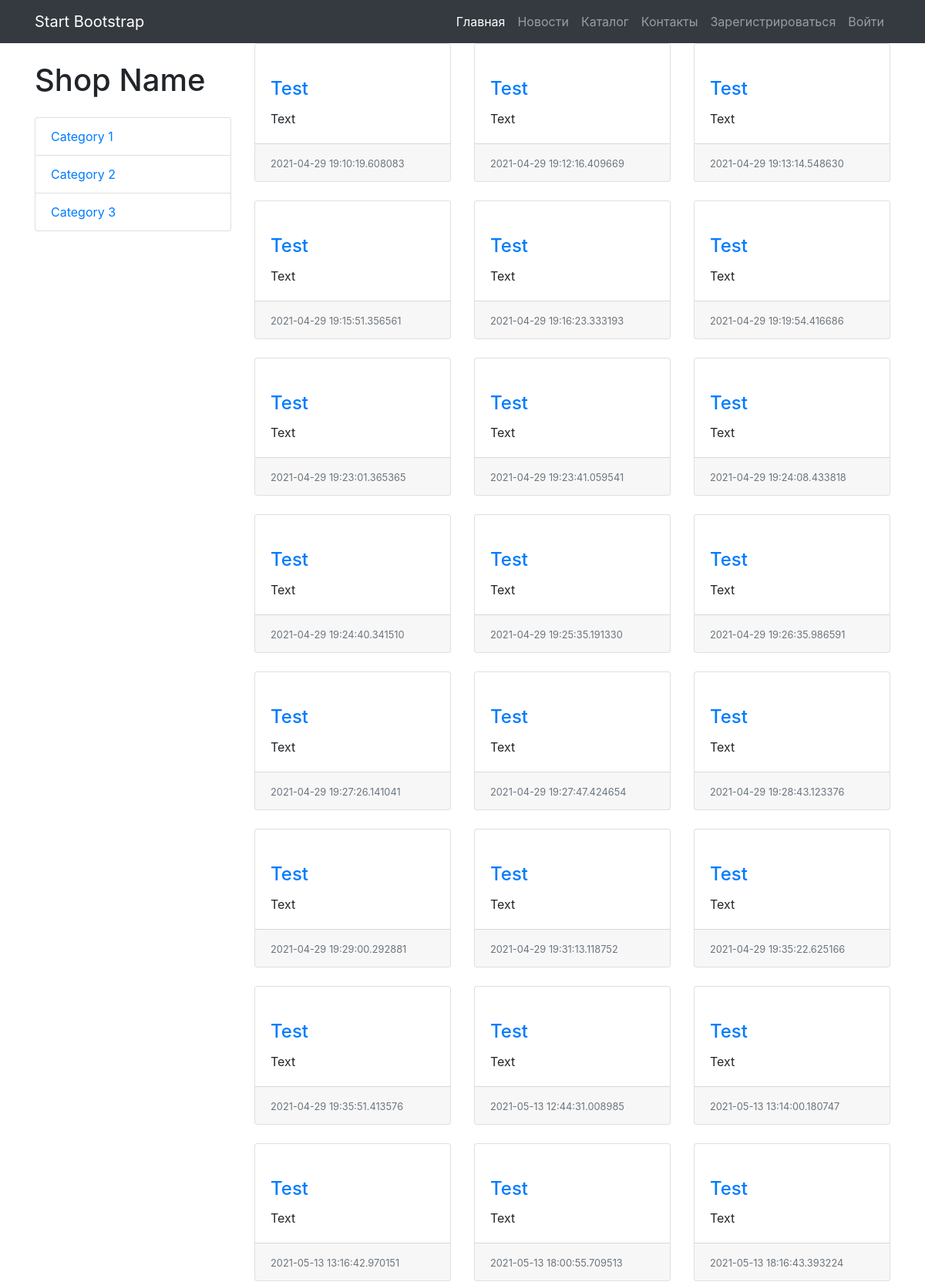
Page /news (upper part) on the committed database.
### data/news.py (models this page shows, shortened)
class News(SqlAlchemyBase, SerializerMixin):
    __tablename__ = 'news'
    id = sqlalchemy.Column(sqlalchemy.Integer,
                           primary_key=True, autoincrement=True)
    title = sqlalchemy.Column(sqlalchemy.String, nullable=True)
    content = sqlalchemy.Column(sqlalchemy.String, nullable=True)
    image = sqlalchemy.Column(sqlalchemy.String, nullable=True)
    created_date = sqlalchemy.Column(sqlalchemy.DateTime,
                                     default=datetime.datetime.now)
    likes = sqlalchemy.Column(sqlalchemy.Integer)
    is_private = sqlalchemy.Column(sqlalchemy.Boolean, default=True)
    user_id = sqlalchemy.Column(sqlalchemy.Integer,
                                sqlalchemy.ForeignKey("users.id"))
    news_img = sqlalchemy.Column(sqlalchemy.String, nullable=True)
    user = orm.relation('User')

### main.py (the view)
@app.route("/news")
def news():
    db_sess = db_session.create_session()
    data = db_sess.query(News)
    return render_template("news.html", news=data, title="Новости")

### data/db_session.py (called while the page is built)
def create_session() -> Session:
    global __factory
    return __factory()

### templates/news.html
{% extends "base.html" %}
{% block content %}
<div class="row">
      <div class="col-lg-3">
        <h1 class="my-4">Shop Name</h1>
        <div class="list-group">
          <a href="#" class="list-group-item">Category 1</a>
          <a href="#" class="list-group-item">Category 2</a>
          <a href="#" class="list-group-item">Category 3</a>
        </div>
      </div>
      <div class="col-lg-9">
          <div class="row">
              {% for item in news %}
          <div class="col-lg-4 col-md-6 mb-4">
            <div class="card h-100">
              <a href="./news/{{item.id}}"><img class="card-img-top" src="{{item.image}}" alt=""></a>
              <div class="card-body">
                <h4 class="card-title">
                  <a href="./news/{{item.id}}">{{item.title}}</a>
                </h4>
                <p class="card-text">{{item.content}}</p>
              </div>
              <div class="card-footer">
                <small class="text-muted">{{item.created_date}}</small>
              </div>
            </div>
          </div>
              {%endfor%}
          </div>
      </div>
</div>
{% endblock %}

### static/css/shop-homepage.css (style rules this page uses)
body { padding-top: 56px; }

### rows in the picture
News: title "Test", content "Text", created_date "2021-04-29 19:10:19.608083"
News: title "Test", content "Text", created_date "2021-04-29 19:12:16.409669"
News: title "Test", content "Text", created_date "2021-04-29 19:13:14.548630"
News: title "Test", content "Text", created_date "2021-04-29 19:15:51.356561"
News: title "Test", content "Text", created_date "2021-04-29 19:16:23.333193"
News: title "Test", content "Text", created_date "2021-04-29 19:19:54.416686"
News: title "Test", content "Text", created_date "2021-04-29 19:23:01.365365"
News: title "Test", content "Text", created_date "2021-04-29 19:23:41.059541"
News: title "Test", content "Text", created_date "2021-04-29 19:24:08.433818"
News: title "Test", content "Text", created_date "2021-04-29 19:24:40.341510"
News: title "Test", content "Text", created_date "2021-04-29 19:25:35.191330"
News: title "Test", content "Text", created_date "2021-04-29 19:26:35.986591"
News: title "Test", content "Text", created_date "2021-04-29 19:27:26.141041"
News: title "Test", content "Text", created_date "2021-04-29 19:27:47.424654"
News: title "Test", content "Text", created_date "2021-04-29 19:28:43.123376"
News: title "Test", content "Text", created_date "2021-04-29 19:29:00.292881"
News: title "Test", content "Text", created_date "2021-04-29 19:31:13.118752"
News: title "Test", content "Text", created_date "2021-04-29 19:35:22.625166"
News: title "Test", content "Text", created_date "2021-04-29 19:35:51.413576"
News: title "Test", content "Text", created_date "2021-05-13 12:44:31.008985"
News: title "Test", content "Text", created_date "2021-05-13 13:14:00.180747"
News: title "Test", content "Text", created_date "2021-05-13 13:16:42.970151"
News: title "Test", content "Text", created_date "2021-05-13 18:00:55.709513"
News: title "Test", content "Text", created_date "2021-05-13 18:16:43.393224"
